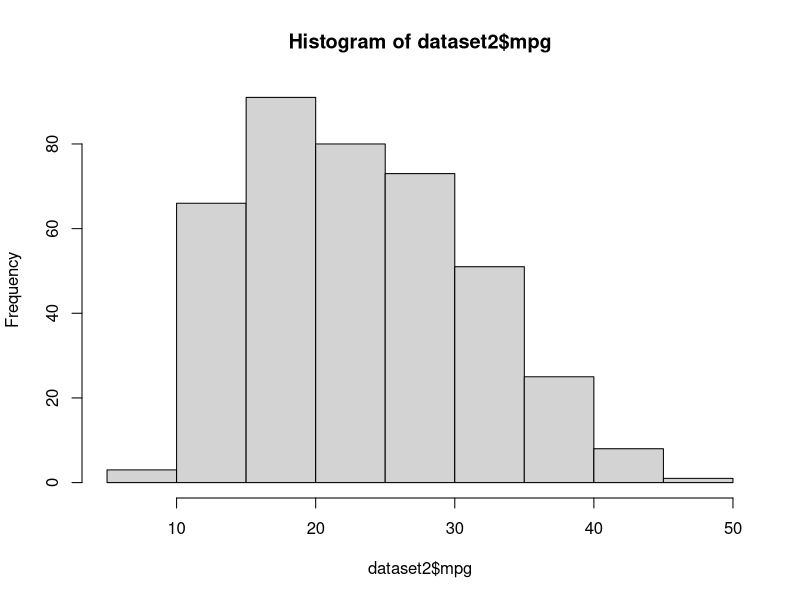

The R script that drew this image: (Note: this script raises an error after producing the figure.)

# Data Mining and Machine Learning continuous Assessment
# A00279933
# by
# K R ROOPESH BHARATWAJ
#PART 1- LINEAR REGRESSION


# Step 1: Data Preprocessing 

# 1.1 Importing the dataset

install.packages('ggplot2')
library(ggplot2)
install.packages('caTools')
library(caTools)

dataset2 =read.csv("mpg.csv",header= TRUE, sep=",")
dataset2
summary(dataset2)
set.seed(200)

# 1.2 Splitting the dataset(80% for the Train and 20% for the Test)

index <-sample(1: nrow(dataset2), size=0.8*nrow(dataset2))
train =dataset2[index,]
test= dataset2[-index,]
colnames(train)
colnames(test)
summary(dataset2$mpg)
hist(dataset2$mpg)

# 1.3 correlation of all variables

cor(dataset2$cylinders,dataset2$mpg)  #-0.7753963
cor(dataset2$displacement,dataset2$mpg) #-0.8042028
cor(dataset2$horsepower,dataset2$mpg) #-0.7542762
cor(dataset2$weight,dataset2$mpg)  #-0.8317409
cor(dataset2$acceleration,dataset2$mpg) #  0.4202889
cor(dataset2$car.name,dataset2$mpg) # cannot be done  for strings
cor(dataset2$model.year,dataset2$mpg) #0.5792671
cor(dataset2$origin,dataset2$mpg) #0.5634504

#  1.4 scatter matrix for each variable 

plot(dataset2[1:9], main ="Scatter plot all variables")

#  1.5 Dropping variable which as not required

pairs(~ mpg+ cylinders+ displacement + horsepower + weight + acceleration +car.name + model.year, data=dataset2, main="scatter matrix-1")

# Add extra variables in the pairs function
pairs(~ mpg+  displacement + horsepower+ weight,  data=train, main="scatter matrix -2")

# Step 2: Fitting Multiple Linear Regression 

# Step 2.1: Data Model 1 #  REMOVED STRING Variable (car.name)
model1 <-lm(mpg~ cylinders+ displacement + horsepower+ weight+ origin  +acceleration  + model.year, data=train)
summary(model1) #  Multiple R-squared:  0.8179,	Adjusted R-squared:  0.8138 
plot(model1)
abline(model1, col="red")

# Step 2.2: Data Model 2 # +acceleration variable removed based high on P value
model2 <-lm(mpg~  displacement + horsepower+ weight+ origin + model.year, data=train)
summary(model2) # Multiple R-squared:  0.8168,	Adjusted R-squared:  0.8139 
plot(model2)
abline(model2, col="red")

# Step 2.3: Data Model 3: #  variable Horsepower is Removed because of high P value 
model3 <-lm(mpg~  displacement +  weight+ origin  + model.year, data=train)
summary(model3) # Multiple R-squared:  0.8152,	Adjusted R-squared:  0.8129 
plot(model3)
abline(model3, col="red")

# RESULT OF MODEL BASED ON THE R-Squared : Model 1 is better than Model 2,3

# step 2.4  #finding the best model using Means Squared Error

# model 1 Mean Squared Error

model1_summ<-summary(model1)
mean(model1_summ$residuals^2) # 11.41574 (BEST MODEL WITH LOWEST MSE on TRAIN DATA)
# model 2: Mean Squared Error
model2_summ<-summary(model2)
mean(model2_summ$residuals^2) # 11.48437
# model 3 : Mean Squared Error
model3_summ<-summary(model3)
mean(model3_summ$residuals^2) # 11.58157

# RESULT of MEAN SQUARED ERROR:  MODEL 1 IS BETTER THAN MODEL 2,3 

# Step 3: Predicting the Test set results (Prediction on Models 1,2,3)

# Step 3.1 Prediction on Model 1 

prediction1 = predict(model1,test)
predict(model1,test, interval = "confidence")
predict(model1,test, interval = "predict")

# Step 3.1 Prediction on Model 2
prediction2  = predict(model2,test)
predict(model2,test, interval = "confidence")
predict(model2,test, interval = "predict")

# Step 3.1 Prediction on Model 3
prediction3 = predict(model3,test)
predict(model3,test, interval = "confidence")
predict(model3,test, interval = "predict")


# step 3.2 RSME calculation for(ACTUAL-PREDICITED) models
# for model 1
sqrt(mean((test$mpg - prediction1)^2))  # 2.998772 BEST PREDICTED MODEL
# for model 2
sqrt(mean((test$mpg - prediction2)^2)) # 3.022216
# for model 3
sqrt(mean((test$mpg - prediction3)^2)) # 3.030346

# step 4 plotting the predicted values of best model

# step 4.1 Plotting for Training set
ggplot()+geom_point(aes(x=train$displacement +train$cylinders+ train$horsepower+ train$weight+ train$origin  +train$acceleration  + train$model.year, y= train$mpg),colour="red")+
geom_line(aes(x= train$displacement +train$cylinders+ train$horsepower+ train$weight+ train$origin  +train$acceleration  + train$model.year, y= train$mpg),colour ="blue")+ggtitle('mpg vs model1 train data')+ylab('mpg)')

# step 4.2 Plotting for Test Set

ggplot()+geom_point(aes(x=test$displacement +test$cylinders+ test$horsepower+ test$weight+ test$origin  +test$acceleration  + test$model.year, y= test$mpg),colour="red")+
geom_line(aes(x= test$displacement +test$cylinders+ test$horsepower+ test$weight+ test$origin  +test$acceleration  + test$model.year, y= test$mpg),colour ="blue")+ggtitle('mpg vs model1 test data')+ylab('mpg)')


# RESULT OF PREDICTION IS model 1 is better than model 2,3


# SUMMARY

# Final Result:  Best Fitted Model + Prediction is MODEL-1
